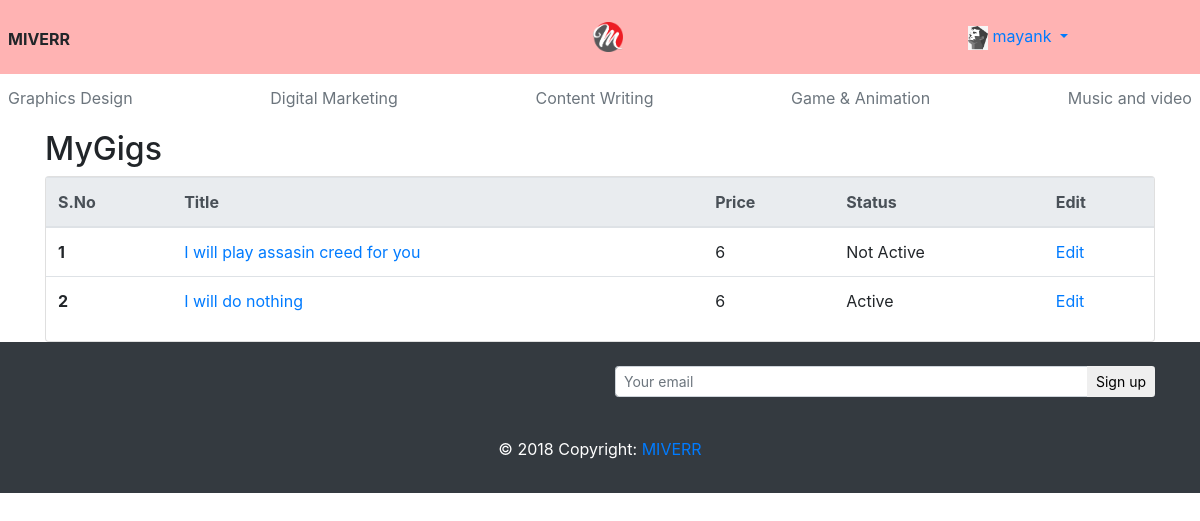
Page /mygig/ (signed in) on the earlier database version.
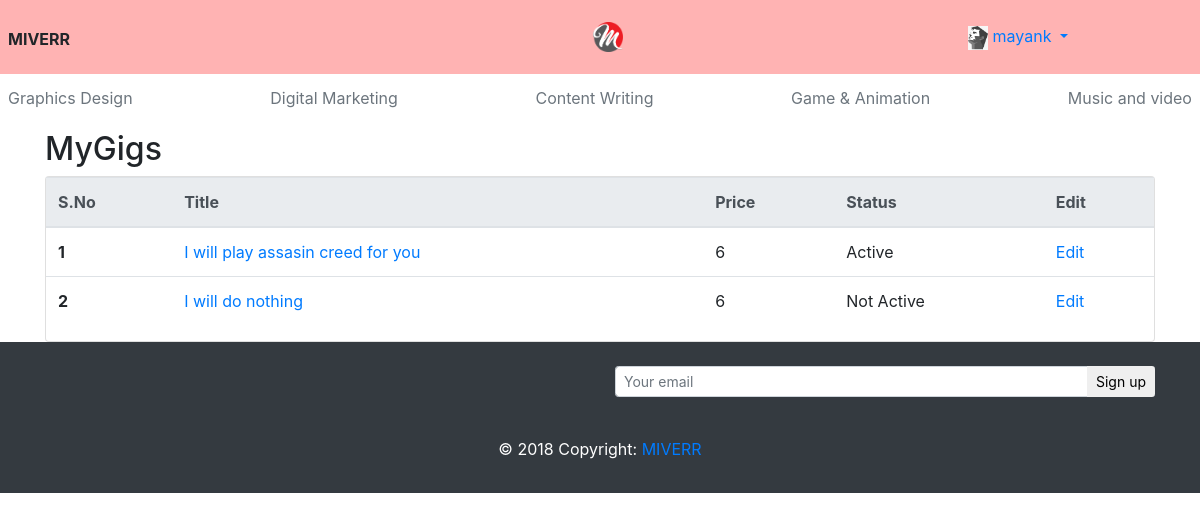
Same page on the later database version.
### miverrapp/models.py (models this page shows, shortened)
class Gig(models.Model):
    CATEGORY_CHOICES=(
    ("GD","Graphic designing"),
    ("DM","Digital Marketing"),
    ("CW","Content-Writing"),
    ("GM","Game & Animation"),
    ("MV","Music and video"),
    )
    title=models.CharField(max_length=500)
    category=models.CharField(max_length=2,choices=CATEGORY_CHOICES)
    description=models.CharField(max_length=1000)
    price=models.IntegerField(default=6)
    photo=models.FileField(upload_to='gigs')
    status=models.BooleanField(default=True)
    user=models.ForeignKey(settings.AUTH_USER_MODEL,on_delete=models.CASCADE)
    create_time=models.DateTimeField(default=timezone.now)

### miverrapp/views.py (the view)
# urls.py: path("mygig/",views.my_gigs,name="my_gigs"),
@login_required(login_url="/users/login/")
def my_gigs(request):
    gigs=Gig.objects.filter(user=request.user)
    return render(request,'my_gigs.html',{"gigs":gigs})

### users/backend.py (called while the page is built)
     def get_user(self, user_id):
        try:
            return get_user_model().objects.get(pk=user_id)
        except get_user_model().DoesNotExist:
            return None

### templates/my_gigs.html
{% extends 'base.html' %}
{% block body %}
<div class="container">
  <h2 mb-4>MyGigs</h2>
  <div class="card card-default">
    <table class="table">
  <thead class="thead-light">
    <tr>
      <th scope="col">S.No</th>
      <th scope="col">Title</th>
      <th scope="col">Price</th>
      <th scope="col">Status</th>
      <th scope="col">Edit</th>
    </tr>
  </thead>
  <tbody>
{% for obj in gigs %}
    <tr>
      <th scope="row">{{forloop.counter}}</th>
      <td><a href="{% url 'miverrapp:gig_detail' obj.id %}">{{obj.title}}</a></td>
      <td>{{obj.price}}</td>
      <td>{% if obj.status %}Active{% else %}Not Active{% endif %}</td>
      <td><a href="{% url 'miverrapp:gig_edit' obj.id %}">Edit</a></td>
    </tr>
{% endfor %}
  </tbody>
</table>
  </div>
</div>
{% endblock %}

Differences in the rows shown:
changed Gig "I will play assasin creed for you": status "Not Active" → "Active"
changed Gig "I will do nothing": status "Active" → "Not Active"
